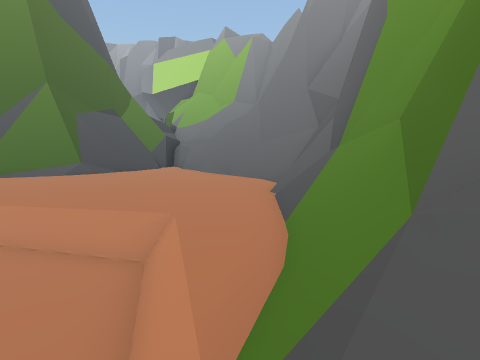
View 1 (above)

14 first-person views from a walk through a 3-D level made in the Unity game engine. The camera is 1.3 m above the floor, tilts 6° down and sees 75° across. The floor is counted in squares, 2 m on a side. Each view is taken from the middle of a square. On the plan, view 1 faces up. The plan holds only what a view shows up to about 10 squares ahead; the rest is blank. The place goes on beyond the plan. The player character is not drawn. Some animated figures are not drawn.

View 2
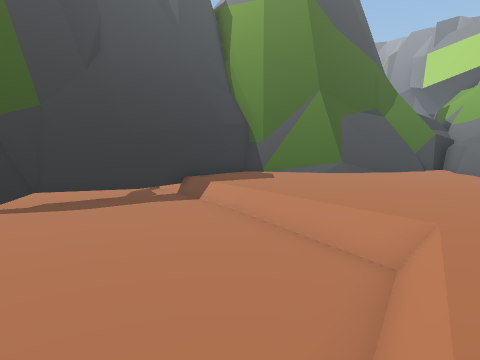

View 3
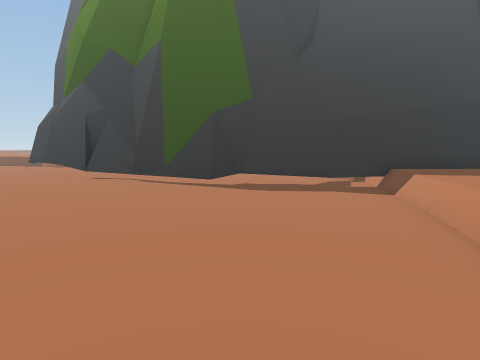

View 4
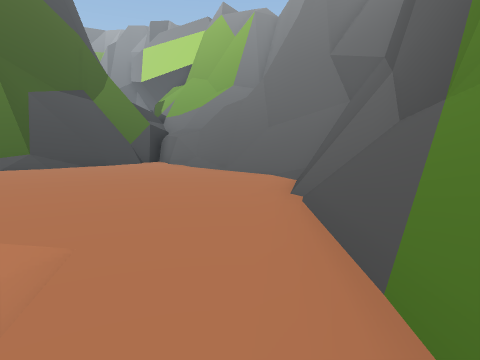

View 5
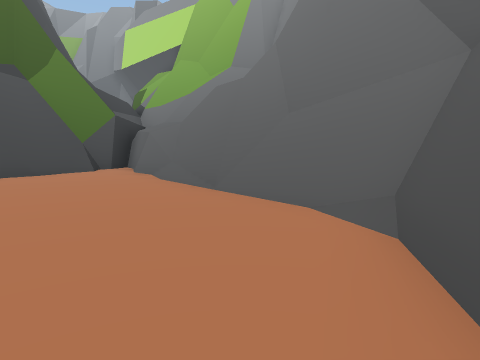

View 6
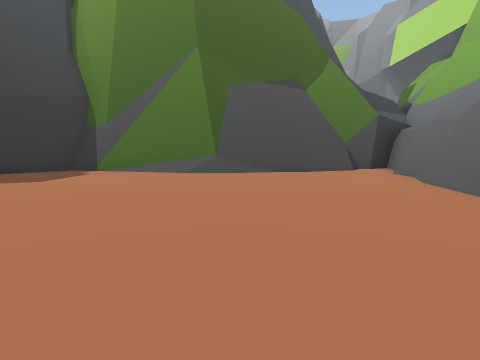

View 7
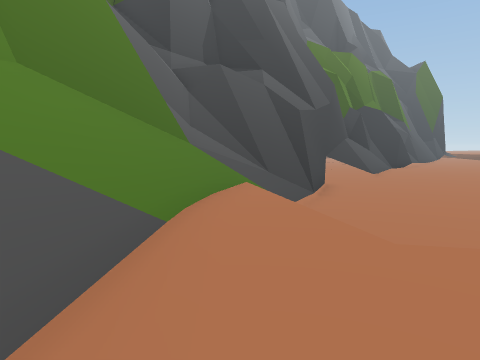

View 8
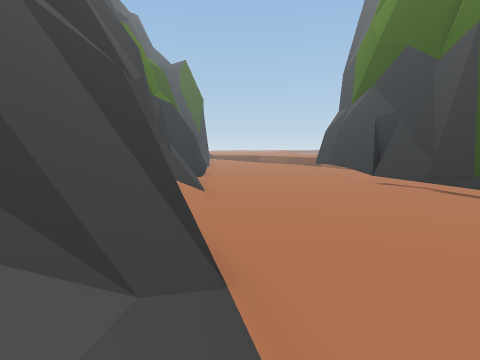

View 9
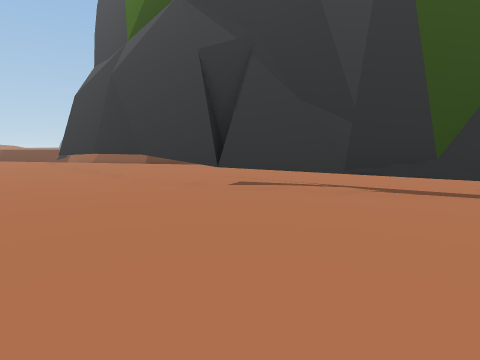

View 10
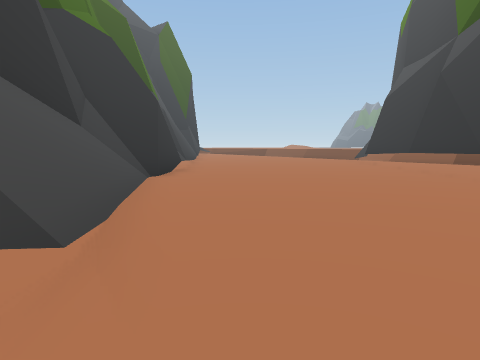

View 11
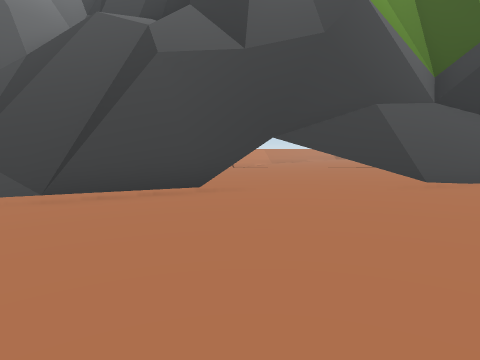

View 12
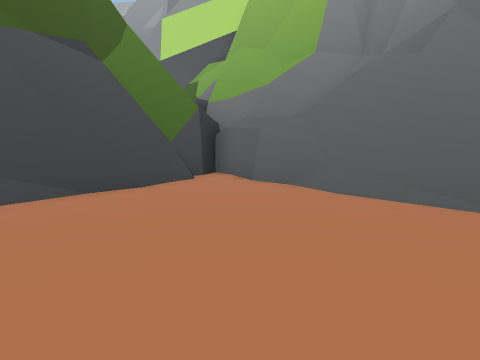

View 13
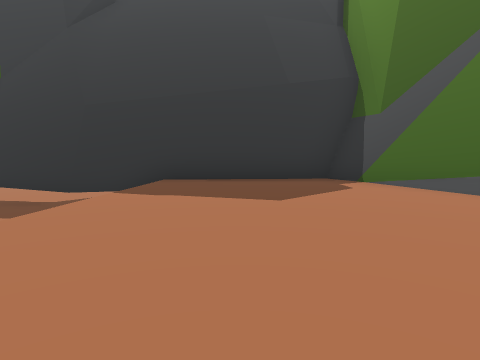

View 14
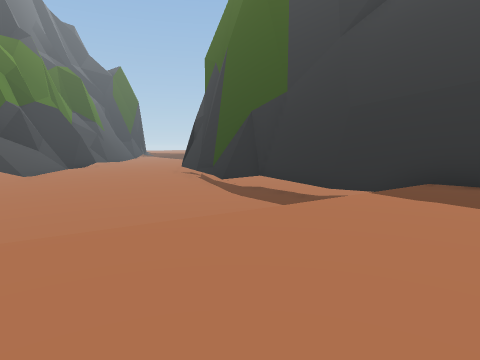

### Floor plan
Key: @ floor where view 1 was taken; # wall or solid block; . main floor; - floor 1 m lower than the main floor; _ floor 1.25 m lower than the main floor; / step, stairs or slope; = window, fence, low wall or low ledge; ^ raised ledge.
Columns run from 15 left of view 1 to 2 right of it. Each row starts with its distance up from view 1.
 17           ###
 16           #/#####
 15           #//###^
 14          ##../#/#
 13         ##....//#^
 12        ##......//^
 11      ###.......//#
 10      #........../#
  9      #........../#
  8      #........../#
  7      #........../^
  6      ##==/....../#
  5      ##---//==///#
  4      #---_____=./#
  3      #--______=.##
  2      #---_____//##
  1      #---_____//#
  0      #---_____/@/^
 -1     ##---____/##/#
 -2     #-----___####^
 -3    ##-----___#
 -4    #------__##
 -5   ##------_##
 -6  ##-------##
 -7 ##-------/#
 -8 #-------/##

Positions as (right, up) in squares from view 1, and headings:
1: (0, 0), facing up
2: (0, 0), facing up-left
3: (0, 2), facing left
4: (0, 3), facing up
5: (0, 7), facing up
6: (0, 7), facing up-left
7: (0, 7), facing down
8: (0, 1), facing down-left
9: (-6, -3), facing left
10: (-5, -4), facing down-left
11: (-7, 0), facing down-right
12: (-3, 9), facing up
13: (-3, 8), facing left
14: (-3, 8), facing down-left
